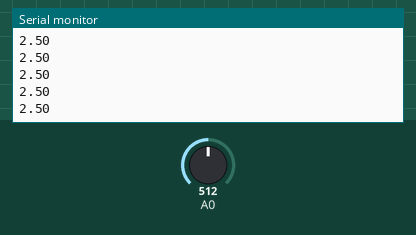
Recording of a sketch running on a simulated Arduino Uno, built with avr-gcc and run on an emulated ATmega328P. Parts: the last lines printed to the serial monitor. The test bench sets the inputs (shaded band); at power-on: A0 = 512.

Above: at 1.2 s.
1.3 s: A0 set to 716
At 2.4 s:
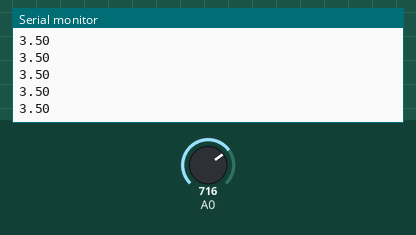
2.8 s: A0 set to 900
At 3.6 s:
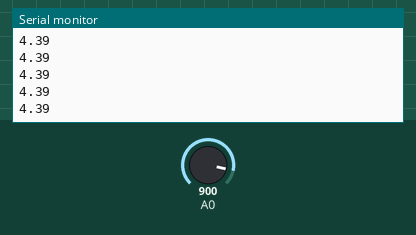
Timing chart, 0 to 5.8 s (numbered marks = the images above; inputs shaded):
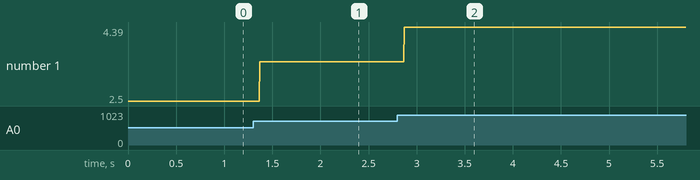

The sketch:

sketch_may02d.ino
```cpp
void setup() {
  // put your setup code here, to run once:
  pinMode(A0, INPUT);
  Serial.begin(9600);
}

void loop() {
  // put your main code here, to run repeatedly:
  int a = analogRead(A0);
  Serial.print((float) a * 5 / 1024);
  Serial.print("\n");
}
```

Measured:
- after the input at 1.3 s, the serial monitor: prints a new line after 0.07 s (image 1)
- after the input at 2.8 s, the serial monitor: prints a new line after 0.07 s (image 2)
- plotted number 1: 2.5 → 3.5 after the input at 1.3 s, 3.5 → 4.39 after the input at 2.8 s
